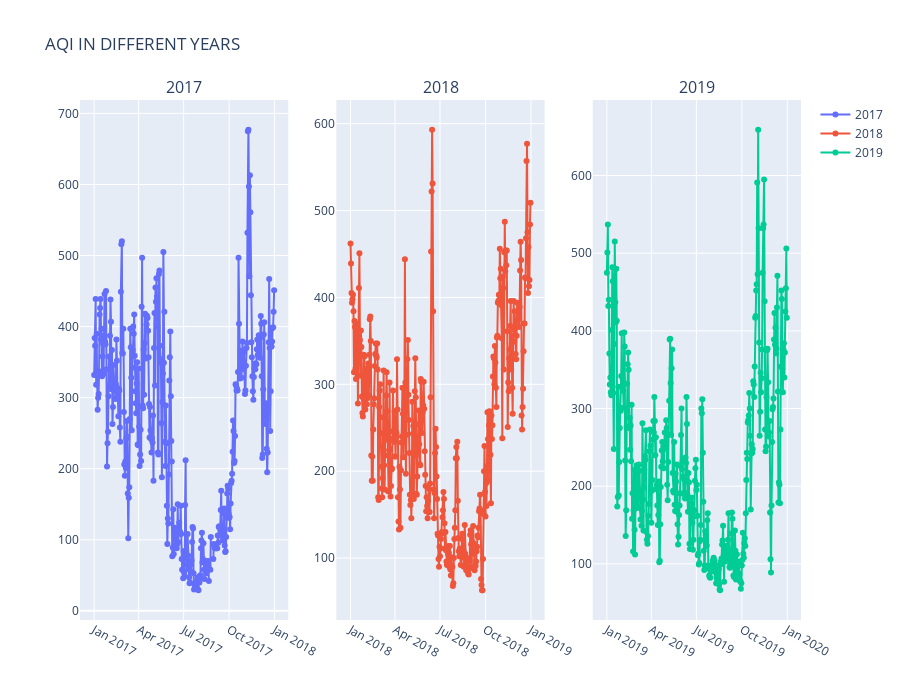

Notebook code for this chart:
### Code cell
from plotly.subplots import make_subplots
fig = make_subplots(rows=1, cols=3,subplot_titles=("2017", "2018", "2019"))
fig.add_trace(
    go.Scatter(
    name ="2017",
    mode = "lines+markers",
    y = aqi_level_17.iloc[:,-2],
    x = aqi_level_17.iloc[:,-3]))
    
    


fig.add_trace(go.Scatter(
    name ="2018",
    mode = "lines+markers",
    y = aqi_level_18.iloc[:,-2],
    x = aqi_level_18.iloc[:,-3]),
    row=1, col=2
)

fig.add_trace(go.Scatter(
    name ="2019",
    mode = "lines+markers",
    y = aqi_level_19.iloc[:,-2],
    x = aqi_level_19.iloc[:,-3]),
    row=1, col=3
)
fig.update_layout(title_text="AQI IN DIFFERENT YEARS", height=700)
fig.show()

### Figure 1 — Plotly figure (JSON) as saved in the notebook; plotly's stock layout.template omitted (floating-point values rounded to 4 significant figures; data arrays with more than 128 entries replaced by an {"elided": "..."} marker saying what was removed)
{"data": [{"mode": "lines+markers", "name": "2017", "type": "scatter", "x": {"elided": "365 str values"}, "y": {"elided": "365 int values"}}, {"mode": "lines+markers", "name": "2018", "type": "scatter", "x": {"elided": "365 str values"}, "xaxis": "x2", "y": {"elided": "365 int values"}, "yaxis": "y2"}, {"mode": "lines+markers", "name": "2019", "type": "scatter", "x": {"elided": "365 str values"}, "xaxis": "x3", "y": {"elided": "365 int values"}, "yaxis": "y3"}], "layout": {"annotations": [{"font": {"size": 16}, "showarrow": false, "text": "2017", "x": 0.1444, "xanchor": "center", "xref": "paper", "y": 1, "yanchor": "bottom", "yref": "paper"}, {"font": {"size": 16}, "showarrow": false, "text": "2018", "x": 0.5, "xanchor": "center", "xref": "paper", "y": 1, "yanchor": "bottom", "yref": "paper"}, {"font": {"size": 16}, "showarrow": false, "text": "2019", "x": 0.8556, "xanchor": "center", "xref": "paper", "y": 1, "yanchor": "bottom", "yref": "paper"}], "height": 700, "title": {"text": "AQI IN DIFFERENT YEARS"}, "xaxis": {"anchor": "y", "domain": [0, 0.2889]}, "xaxis2": {"anchor": "y2", "domain": [0.3556, 0.6444]}, "xaxis3": {"anchor": "y3", "domain": [0.7111, 1]}, "yaxis": {"anchor": "x", "domain": [0, 1]}, "yaxis2": {"anchor": "x2", "domain": [0, 1]}, "yaxis3": {"anchor": "x3", "domain": [0, 1]}}}
